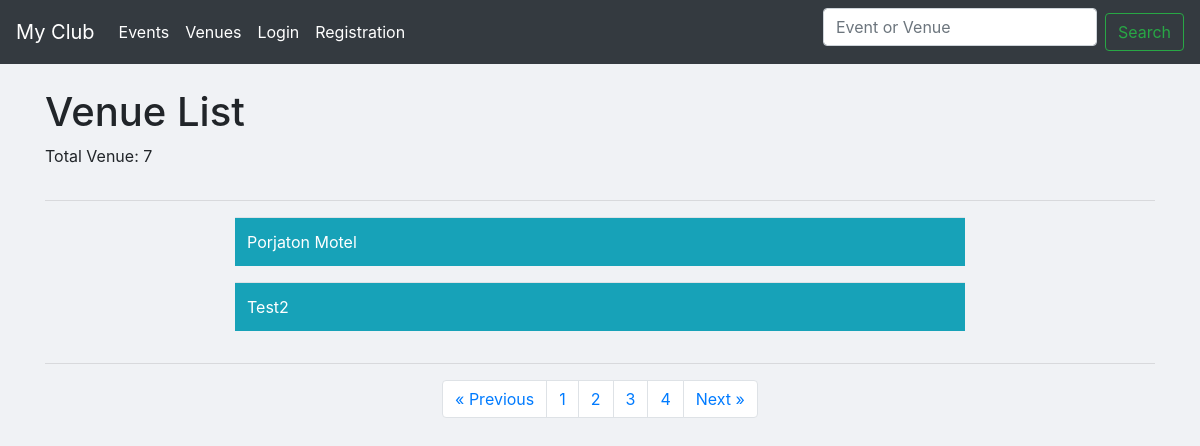
Before: /venues/?page=2 with the older database file.
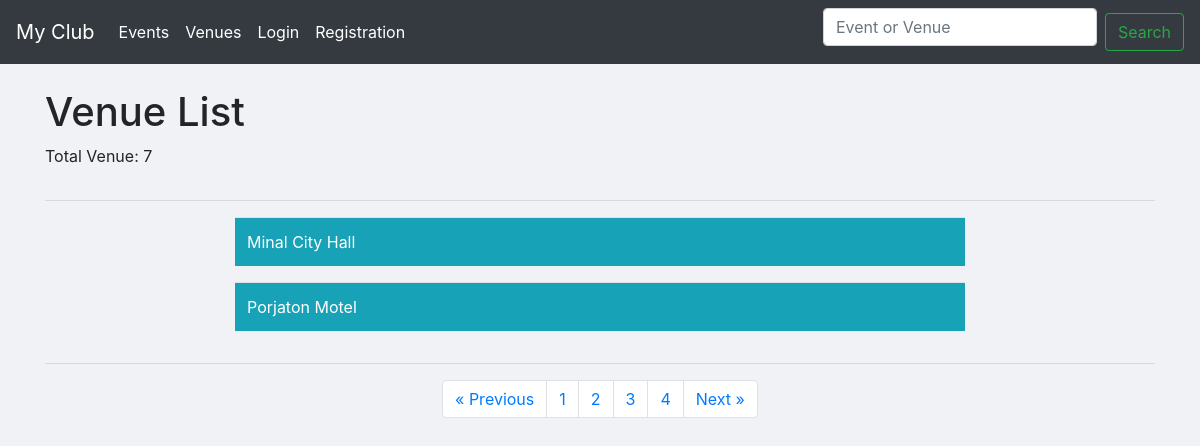
After: the same page with the newer database file.
### events/models.py (models this page shows, shortened)
class Venue(models.Model):
	name = models.CharField(verbose_name='Venue name', max_length=120)
	address = models.CharField(max_length=300)
	zip_code = models.CharField('Zip Code',max_length=10,blank=True)
	phone = models.CharField('Contact phone',max_length=15,blank=True)
	web = models.URLField('Website address', blank=True)
	email = models.EmailField('Email address',blank=True)
	owner = models.PositiveIntegerField(verbose_name='Venue Owner', blank=False, default=1)
	book = models.BooleanField(default=False, blank=True)

### events/views.py (the view)
# urls.py: path('venues/', views.all_venues, name='list-venue'),
def all_venues(request):
	venue_count = Venue.objects.all().count()
	p = Paginator(Venue.objects.all().order_by('name'),2)
	page = request.GET.get('page')
	venues = p.get_page(page)
	nums = "a" * venues.paginator.num_pages
	return render(request, 'events/venue_list.html', {'venues':venues,'nums':nums,'venue_count':venue_count})

### events/templates/events/venue_list.html (shortened to what this page needs)
{% extends 'events/base.html' %}
    {% block content %}
    <div class="row">
      <div class="col-8">
        <h1>Venue List</h1>
        <p>Total Venue: {{ venue_count }}</p>
      </div>
    </div><hr>
   <center>
  {% for venue in venues %}
    <div class="row">
      <div class="col-lg-8 offset-lg-2 text-center">
        <table class="table table-hover bg-info">
        <tbody>
          <tr>
          <td>
            <div class="row">
              <div class="col-8">
                <a class="float-left" style="color:white !important; text-decoration: none;" href="{% url 'show-venue' venue.id %}">{{venue.name | title }}</a>
              </div>
            </div>
          </td>
            </tr>
        </tbody>
      </table>
      </div><br>
    </div>
      {% endfor %}
      <hr>
        <nav aria-label="Page navigation">
        <ul class="pagination justify-content-center">
      {% if venues.has_previous %}
        <li class="page-item"><a class="page-link" href="?page={{venues.previous_page_number}}">&laquo Previous</a></li>
      {% endif %}
      {% for i in nums %}
        <li class="page-item"><a class="page-link" href="?page={{forloop.counter}}">{{forloop.counter}}</a></li>
      {% endfor %}
      {% if venues.has_next %}
        <li class="page-item"><a class="page-link" href="?page={{venues.next_page_number}}">Next &raquo</a></li>
      {% endif %}
        </ul>
    </nav>
      <br><br><br>
    {% endblock content %}

Changed rows visible on the page:
no longer on this page (row unchanged): Venue: name "Test2"
now on this page (row edited): Venue: name "Minal City Hall"
